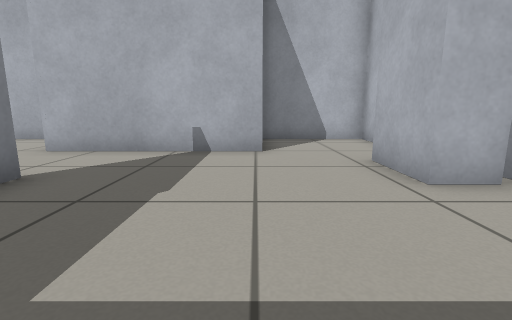
View 1 (above)

12 first-person views from a walk through a Gazebo world. The camera is 0.5 m above the floor, tilts 10° down and sees 85° across. The lines on the ground mark 1 m squares. The floor is counted in squares, 0.5 m on a side. Each view is taken from the middle of a square. On the plan, view 1 faces up. The plan holds only what a view shows up to about 11 squares ahead; the rest is blank. The place goes on beyond the plan.

View 2
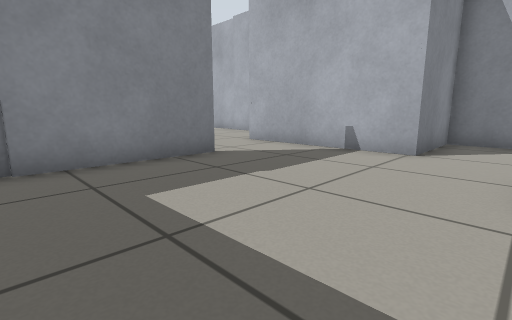

View 3
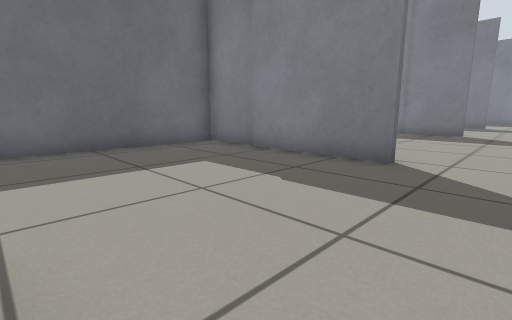

View 4
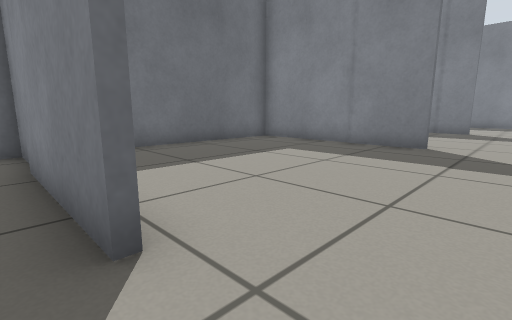

View 5
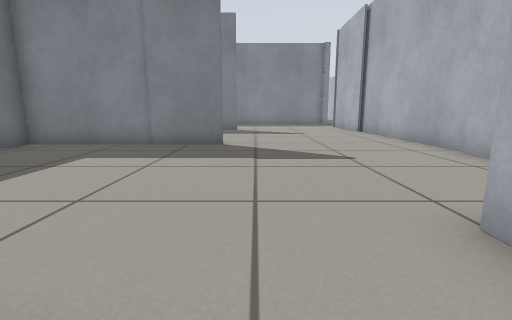

View 6
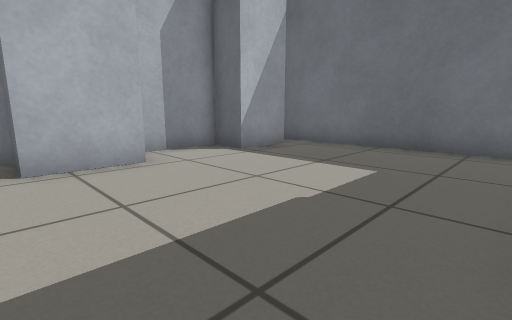

View 7
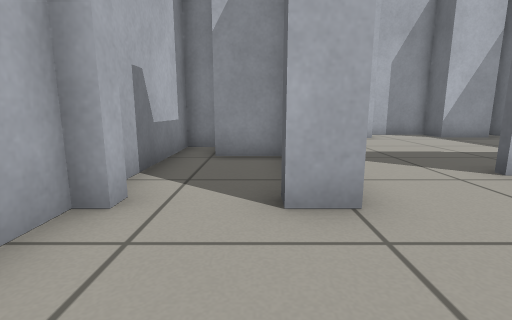

View 8
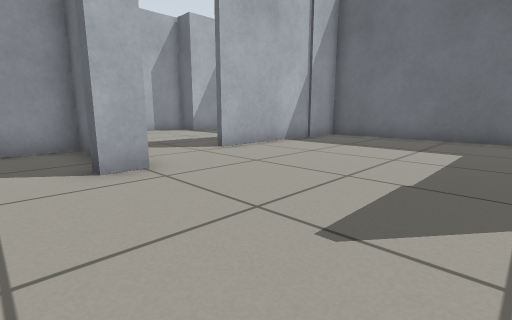

View 9
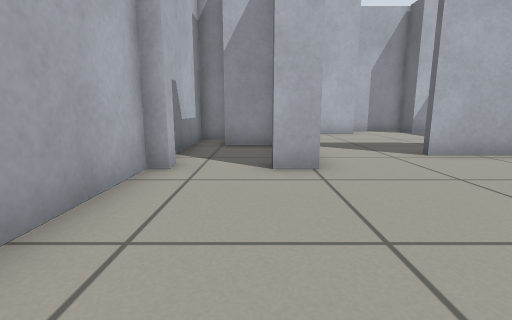

View 10
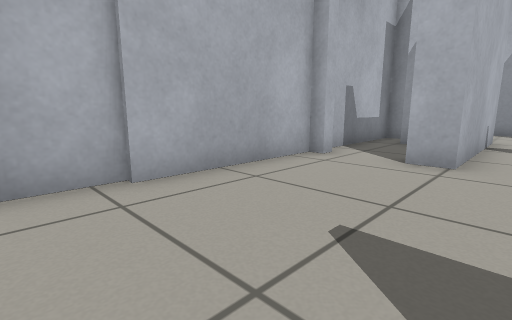

View 11
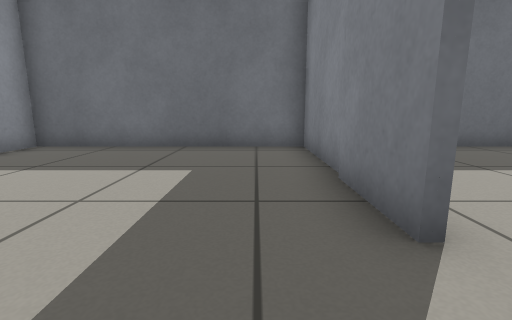

View 12
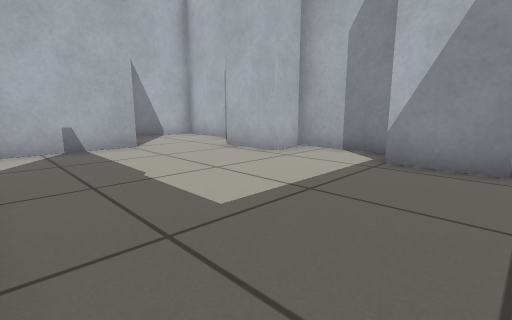

### Floor plan
Points are (right, up) in squares from view 1. A wall is a line through its corners. A room is listed if a view was taken in it or the views show most of it. See-through windows are left out.
Room 1 (views 1, 2, 12)
walls: (2.6, -0.9) (2.6, 1) (3.8, 1) (3.8, 4.5); (3.4, 3.7) (2.4, 3.7); (-3.5, 4.1) (-3.5, -1.9); (-4, -1.8) (3.6, -1.8)
ways out: opening at (-1, 4) to room 2
Room 2 (views 3, 4, 5, 6)
walls: (2.4, 3.7) (2.4, 5.6); (3.8, 4.5) (3.8, 9.9) (0.2, 9.9) (0.2, 6.9) (-5.2, 6.9)
low walls: (2.4, 5.6) (3.4, 5.6)
ways out: opening at (-1, 4) to room 1; opening at (-4, 5.5) to room 3
Room 3 (views 7, 8, 9, 10, 11)
walls: (-11.2, 4.1) (-11.2, -1.8) (-4, -1.8); (-5.2, 6.9) (-5.2, 7.7) (-4.8, 7.7); (-2.9, 7.2) (-1.8, 7.2) (-1.8, 9); (-9.5, 10.1) (-11.5, 10.1); (-4.8, 9.5) (-5.2, 9.5); (-5.2, 9.9) (-9.6, 9.9); (-3.7, -1.9) (-3.7, 4.1); (-0.2, 9.9) (-4.2, 9.9)
ways out: opening at (-4, 5.5) to room 2; opening at (-11, 7)

Where each view was taken, in squares from view 1:
view 1: 0 up, 0 right, facing up
view 2: 0 up, 2 right, facing up-left
view 3: 6 up, 2 right, facing down-left
view 4: 6 up, 3 left, facing down-left
view 5: 5 up, 3 left, facing left
view 6: 6 up, 3 left, facing down-right
view 7: 8 up, 8 left, facing right
view 8: 9 up, 10 left, facing down-right
view 9: 8 up, 10 left, facing right
view 10: 6 up, 11 left, facing up-right
view 11: 6 up, 10 left, facing down
view 12: 1 down, 3 left, facing up-right
